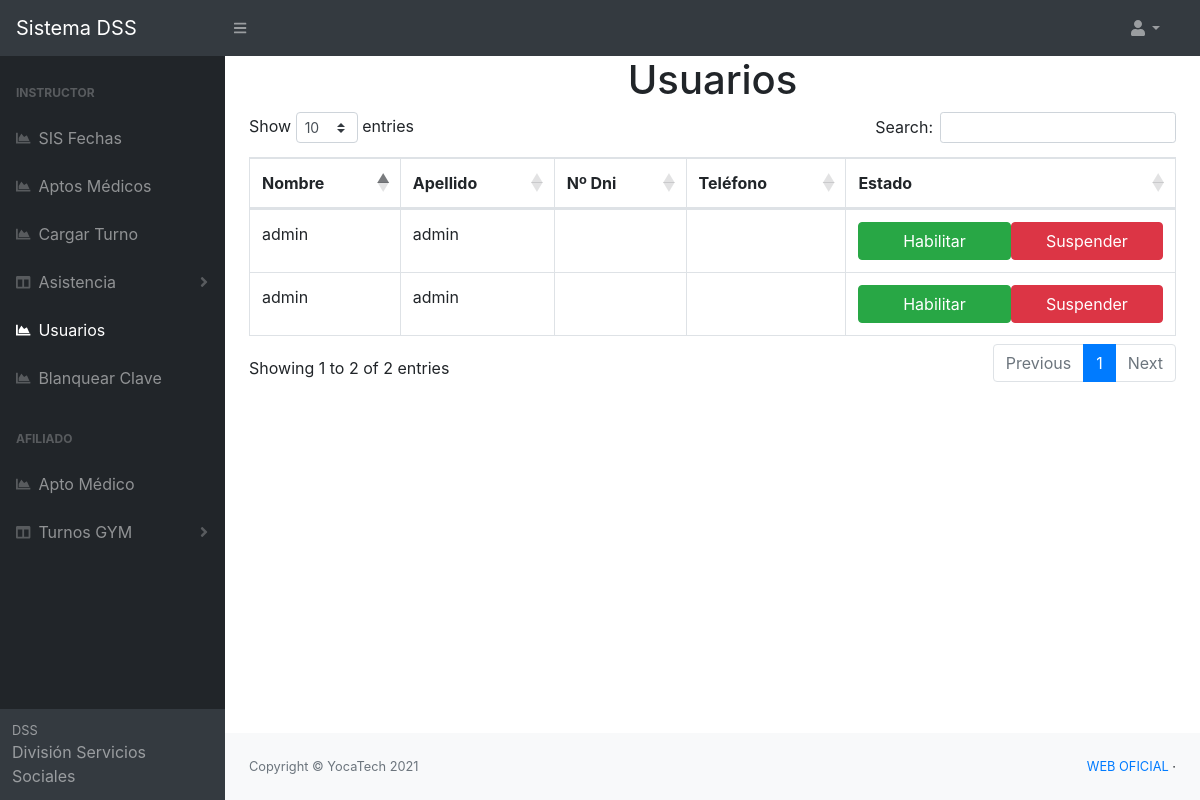
The page /ejemplos/usuarios.php (signed in) on the database its author committed.
### tables this page shows
CREATE TABLE `usuarios` (
  `id` int(11) NOT NULL,
  `nombre` text NOT NULL,
  `apellido` text NOT NULL,
  `correo` text NOT NULL,
  `clave` text NOT NULL,
  `estado` int(11) NOT NULL DEFAULT 1,
  `tipo_usuario` int(11) NOT NULL
);

### ejemplos/usuarios.php (the view, shortened to what this page needs)
<?php
    require 'conexion.php';
    $nombre = $_SESSION['nombre'];
    $hoy=date('d-m-Y');
    $sql = "SELECT * FROM usuarios";
    $resultado = $mysqli->query($sql);
?>
<!DOCTYPE html>
<html lang="es">
    <head>
    <link rel="stylesheet" href="https://stackpath.bootstrapcdn.com/bootstrap/4.4.1/css/bootstrap.min.css">
    <link rel="stylesheet" type="text/css" href="https://cdn.datatables.net/v/bs4/dt-1.10.20/datatables.min.css"/>
    <link rel="stylesheet" type="text/css" href="https://cdn.datatables.net/responsive/2.2.3/css/responsive.dataTables.min.css">
        <link rel="stylesheet" type="" href="bootstrap/css/bootstrap.min.css">
        <link rel="stylesheet" type="" href="css/estilos.css">
        <link href="css/styles.css" rel="stylesheet" />
        <link href="https://cdn.datatables.net/1.10.20/css/dataTables.bootstrap4.min.css" rel="stylesheet" />
    </head>
    <body class="sb-nav-fixed">
        <nav class="sb-topnav navbar navbar-expand navbar-dark bg-dark">
            <a class="navbar-brand" href="principal.php">Sistema DSS</a><button class="btn btn-link btn-sm order-1 order-lg-0" id="sidebarToggle" href="#"><i class="fas fa-bars"></i></button
            >
            <ul class="navbar-nav ml-auto mr-0 mr-md-3 my-2 my-md-0">
                <li class="nav-item dropdown">
                    <a class="nav-link dropdown-toggle" id="userDropdown" href="#" role="button" data-toggle="dropdown" aria-haspopup="true" aria-expanded="false"><?php echo $nombre; ?><i class="fas fa-user fa-fw"></i></a>
                </li>
            </ul>
        </nav>
        <div id="layoutSidenav">
           <?php
           include "inc_nav.php";
           ?>
            <div id="layoutSidenav_content">
                <main>
                    <h1 class="text-center">Usuarios</h1>
    <div class="container">
       <div class="row">
           <div class="col-lg-12">
            <table id="example" class="table table-bordered  display nowrap" cellspacing="0" width="100%">
                <thead>
                    <tr>
                        <th>Nombre</th>
                        <th>Apellido</th>
                        <th>Nº Dni</th>
                        <th>Teléfono</th>
                        <th>Estado</th>
                    </tr>
                </thead>
                <tbody>
                   <?php while ($row = $resultado->fetch_assoc()) { ?>
                    <tr>
                        <td><?php echo $row['nombre']; ?></td>
                        <td><?php echo $row['apellido']; ?></td>
                        <td><?php echo $row['dni']; ?></td>
                        <td><?php echo $row['telefono']; ?></td>
                        <?php
                         if ($row['estado']=='Habilitado') {?>
                             <td style='background-color:#D4F7D4'><span class="badge badge-success badge-pill col-6"> Habilitado</span><a href="dar_habilitacion.php?id=<?php echo $row['id']; ?>&nombre=<?php echo $row['nombre']; ?>&apellido=<?php echo $row['apellido']; ?>&dni=<?php echo $row['dni']; ?>&telefono=<?php echo $row['telefono']; ?>&fecha=<?php echo $hoy; ?>&estado=<?php echo 'Suspendido'; ?>"class='btn btn-danger col-6'>Suspender</a></td>
                        <?php
                         } else {
                        ?>
                           <td> <a href="dar_habilitacion.php?id=<?php echo $row['id']; ?>&nombre=<?php echo $row['nombre']; ?>&apellido=<?php echo $row['apellido']; ?>&dni=<?php echo $row['dni']; ?>&telefono=<?php echo $row['telefono']; ?>&fecha=<?php echo $hoy; ?>&estado=<?php echo 'Habilitado'; ?>" class='btn btn-success col-6'>Habilitar</a><a href="dar_habilitacion.php?id=<?php echo $row['id']; ?>&nombre=<?php echo $row['nombre']; ?>&apellido=<?php echo $row['apellido']; ?>&dni=<?php echo $row['dni']; ?>&telefono=<?php echo $row['telefono']; ?>&fecha=<?php echo $hoy; ?>&estado=<?php echo 'Suspendido'; ?>"class='btn btn-danger col-6'>Suspender</a></td>
                        <?php } ?>
                    </tr>
                    <?php } ?>
                </tbody>
            </table>
           </div>
       </div>
    </div>
                </main>
                <footer class="py-4 bg-light mt-auto">
                    <div class="container-fluid">
                        <div class="d-flex align-items-center justify-content-between small">
                            <div class="text-muted">Copyright &copy; YocaTech 2021</div>
                            <div>
                                <a href="https://www.divisionserviciossociales.com.ar">WEB OFICIAL</a>
                                &middot;
                            </div>
                        </div>
                    </div>
                </footer>
            </div>
        </div>
    </body>
</html>

### rows shown on the page
usuarios: nombre "admin", apellido "admin"
usuarios: nombre "admin", apellido "admin"
